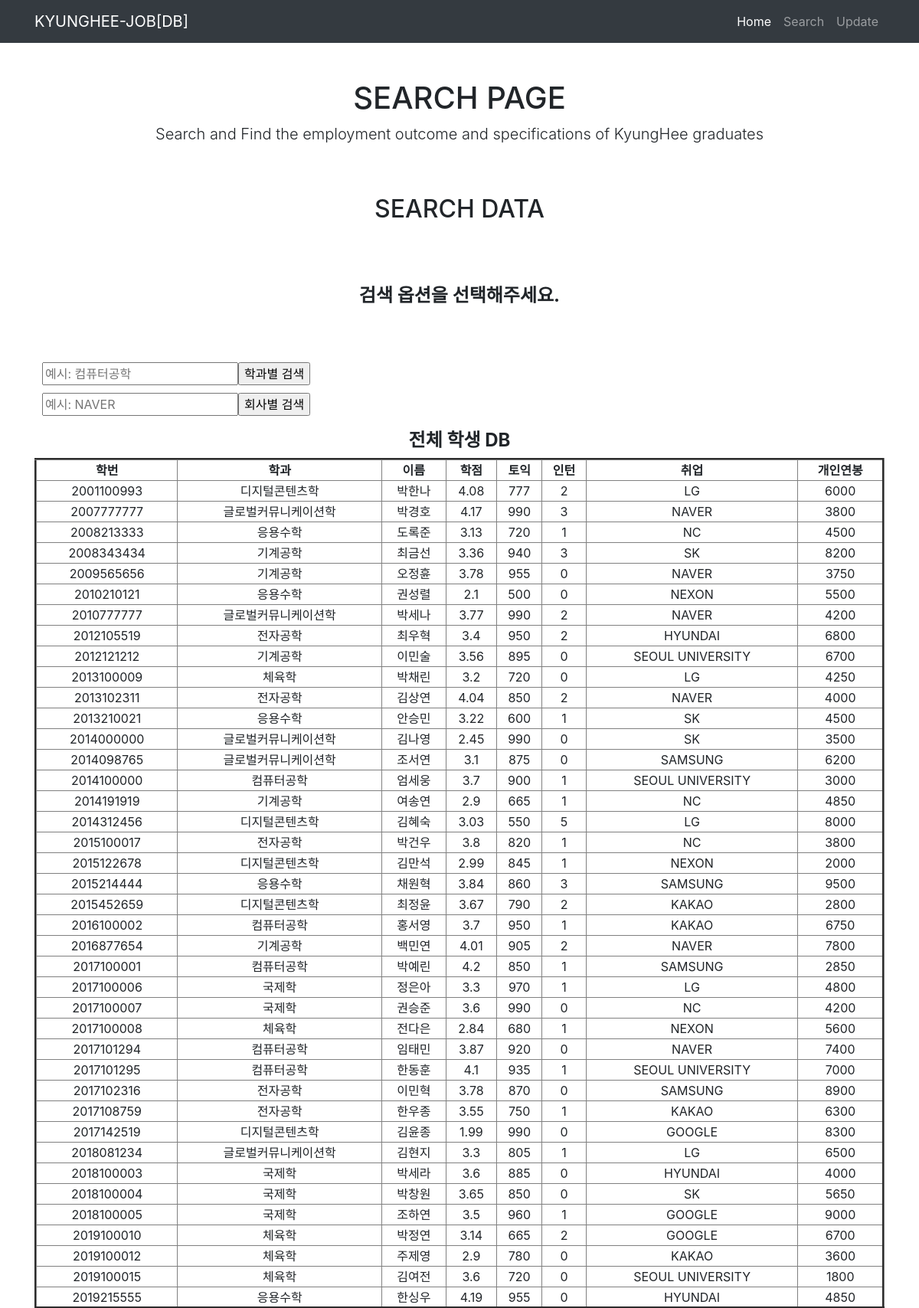
Screenshot of /search (upper part) with the database file from the repository.
### tables this page shows
CREATE TABLE "student" (
	"학번"	INTEGER NOT NULL UNIQUE,
	"전공"	TEXT NOT NULL,
	"이름"	TEXT NOT NULL,
	"학점"	REAL NOT NULL,
	"토익"	INTEGER,
	"인턴"	INTEGER,
	"회사"	TEXT NOT NULL,
	"개인연봉"	INTEGER,
	FOREIGN KEY("회사") REFERENCES "corp"("회사") on update cascade,
	FOREIGN KEY("전공") REFERENCES "major"("학과") on update cascade,
	PRIMARY KEY("학번")
);

### main.py (the view)
@app.route('/search')
def Search():
    info = dbdb.select_all()
    info2 = dbdb.select_all_corp()
    return render_template("search.html", DBdata = info, DBdata2 = info2)

### dbdb.py (called while the page is built)
def dbcon():
    return sqlite3.connect('myDB.db')

def select_all():
    ret = list()
    try:
        db = dbcon()
        Cursor = db.cursor()
        Cursor.execute("SELECT * FROM student")
        ret = Cursor.fetchall()
    except Exception as e:
        print('db select all error', e)
    finally:
        db.close()
        return ret

def select_all_corp():
    ret = list()
    try:
        db = dbcon()
        Cursor = db.cursor()
        Cursor.execute("SELECT c.회사, c.위치, c.평균연봉, (COUNT(c.회사)) FROM student s LEFT JOIN corp c ON s.회사 == c.회사 GROUP BY c.회사")
        ret = Cursor.fetchall()
    except Exception as e:
        print('db select all error', e)
    finally:
        db.close()
        return ret

### templates/search.html (shortened to what this page needs)
<!DOCTYPE html>
<html lang="en">
<head>
  <link href = "../static/css/bootstrap.css" rel = "stylesheet">
</head>
<body>
  <nav class="navbar navbar-expand-lg navbar-dark bg-dark static-top">
    <div class="container">
      <a class="navbar-brand" href="/">KYUNGHEE-JOB[DB]</a>
      <div class="collapse navbar-collapse" id="navbarResponsive">
        <ul class="navbar-nav ml-auto">
          <li class="nav-item active">
            <a class="nav-link" href="/">Home
            </a>
          </li>
          <li class="nav-item">
            <a class="nav-link" href="/search">Search</a>
          </li>
          <li class="nav-item">
            <a class="nav-link" href="/update">Update</a>
          </li>
        </ul>
      </div>
    </div>
  </nav>
  <div class="container">
    <div class="row">
      <div class="col-lg-12 text-center">
        <h1 class="mt-5">SEARCH PAGE</h1>
        <p class="lead">Search and Find the employment outcome and specifications of KyungHee graduates</p>
        <br>
        <br>
        <h2>SEARCH DATA</h2>
        <br>
        <h5 class ="mt-5">
          <h4><b>검색 옵션을 선택해주세요.</b></h4>
          <br>
          <br>
          <p>
            <form action = "/inputMajor" method = "POST" style = "margin:10px;">
              <div style = "float:left;">
                <input type = "text" id = "input_major" name = "input_major" placeholder = "예시: 컴퓨터공학"><br>
              </div>
              <div class = "button" style = "float:left;">
                <input type = "submit" value = "학과별 검색" onClick = "location.href='/inputMajor'">
              </div>
            </form>
          </p>
          <br>
          <p>
            <form action = "/inputCorp" method = "POST" style = "margin:10px;">
              <div style = "float:left;">
                <input type = "text" id = "input_Corp" name = "input_Corp" placeholder = "예시: NAVER"><br>
              </div>
              <div class = "button" style = "float:left;">
                <input type = "submit" value = "회사별 검색" onClick = "location.href='/inputCorp'">
              </div>
            </form>
          </p>
          <br>
          <br>
          <h4><b>전체 학생 DB</b></h4>
          <table valign = "top" border = "3" width = 100% margin = auto >
            <th>학번</th><th>학과</th><th>이름</th><th>학점</th><th>토익</th><th>인턴</th><th>취업</th><th>개인연봉</th>
            {% for row in DBdata %}
            <tr>
              <td>{{ row[0] }}</td><td>{{ row[1] }}</td><td>{{ row[2] }}</td><td>{{ row[3] }}</td>
              <td>{{ row[4] }}</td><td>{{ row[5] }}</td><td>{{ row[6] }}</td><td>{{ row[7] }}</td>
            <tr>
            {% endfor %}
          </table>
          <br>
          <br>
          <br>
          <br>
          <br>
          <br>
        </h5>
      </div>
    </div>
  </div>
</body>
</html>

### rows the page displays
student: 학번 "2001100993", 전공 "디지털콘텐츠학", 이름 "박한나", 학점 "4.08", 토익 "777", 인턴 "2", 회사 "LG", 개인연봉 "6000"
student: 학번 "2007777777", 전공 "글로벌커뮤니케이션학", 이름 "박경호", 학점 "4.17", 토익 "990", 인턴 "3", 회사 "NAVER", 개인연봉 "3800"
student: 학번 "2008213333", 전공 "응용수학", 이름 "도록준", 학점 "3.13", 토익 "720", 인턴 "1", 회사 "NC", 개인연봉 "4500"
student: 학번 "2008343434", 전공 "기계공학", 이름 "최금선", 학점 "3.36", 토익 "940", 인턴 "3", 회사 "SK", 개인연봉 "8200"
student: 학번 "2009565656", 전공 "기계공학", 이름 "오정휸", 학점 "3.78", 토익 "955", 인턴 "0", 회사 "NAVER", 개인연봉 "3750"
student: 학번 "2010210121", 전공 "응용수학", 이름 "권성렬", 학점 "2.1", 토익 "500", 인턴 "0", 회사 "NEXON", 개인연봉 "5500"
student: 학번 "2010777777", 전공 "글로벌커뮤니케이션학", 이름 "박세나", 학점 "3.77", 토익 "990", 인턴 "2", 회사 "NAVER", 개인연봉 "4200"
student: 학번 "2012105519", 전공 "전자공학", 이름 "최우혁", 학점 "3.4", 토익 "950", 인턴 "2", 회사 "HYUNDAI", 개인연봉 "6800"
student: 학번 "2012121212", 전공 "기계공학", 이름 "이민술", 학점 "3.56", 토익 "895", 인턴 "0", 회사 "SEOUL UNIVERSITY", 개인연봉 "6700"
student: 학번 "2013100009", 전공 "체육학", 이름 "박채린", 학점 "3.2", 토익 "720", 인턴 "0", 회사 "LG", 개인연봉 "4250"
student: 학번 "2013102311", 전공 "전자공학", 이름 "김상연", 학점 "4.04", 토익 "850", 인턴 "2", 회사 "NAVER", 개인연봉 "4000"
student: 학번 "2013210021", 전공 "응용수학", 이름 "안승민", 학점 "3.22", 토익 "600", 인턴 "1", 회사 "SK", 개인연봉 "4500"
student: 학번 "2014000000", 전공 "글로벌커뮤니케이션학", 이름 "김나영", 학점 "2.45", 토익 "990", 인턴 "0", 회사 "SK", 개인연봉 "3500"
student: 학번 "2014098765", 전공 "글로벌커뮤니케이션학", 이름 "조서연", 학점 "3.1", 토익 "875", 인턴 "0", 회사 "SAMSUNG", 개인연봉 "6200"
student: 학번 "2014100000", 전공 "컴퓨터공학", 이름 "엄세웅", 학점 "3.7", 토익 "900", 인턴 "1", 회사 "SEOUL UNIVERSITY", 개인연봉 "3000"
student: 학번 "2014191919", 전공 "기계공학", 이름 "여송연", 학점 "2.9", 토익 "665", 인턴 "1", 회사 "NC", 개인연봉 "4850"
student: 학번 "2014312456", 전공 "디지털콘텐츠학", 이름 "김혜숙", 학점 "3.03", 토익 "550", 인턴 "5", 회사 "LG", 개인연봉 "8000"
student: 학번 "2015100017", 전공 "전자공학", 이름 "박건우", 학점 "3.8", 토익 "820", 인턴 "1", 회사 "NC", 개인연봉 "3800"
student: 학번 "2015122678", 전공 "디지털콘텐츠학", 이름 "김만석", 학점 "2.99", 토익 "845", 인턴 "1", 회사 "NEXON", 개인연봉 "2000"
student: 학번 "2015214444", 전공 "응용수학", 이름 "채원혁", 학점 "3.84", 토익 "860", 인턴 "3", 회사 "SAMSUNG", 개인연봉 "9500"
student: 학번 "2015452659", 전공 "디지털콘텐츠학", 이름 "최정윤", 학점 "3.67", 토익 "790", 인턴 "2", 회사 "KAKAO", 개인연봉 "2800"
student: 학번 "2016100002", 전공 "컴퓨터공학", 이름 "홍서영", 학점 "3.7", 토익 "950", 인턴 "1", 회사 "KAKAO", 개인연봉 "6750"
student: 학번 "2016877654", 전공 "기계공학", 이름 "백민연", 학점 "4.01", 토익 "905", 인턴 "2", 회사 "NAVER", 개인연봉 "7800"
student: 학번 "2017100001", 전공 "컴퓨터공학", 이름 "박예린", 학점 "4.2", 토익 "850", 인턴 "1", 회사 "SAMSUNG", 개인연봉 "2850"
student: 학번 "2017100006", 전공 "국제학", 이름 "정은아", 학점 "3.3", 토익 "970", 인턴 "1", 회사 "LG", 개인연봉 "4800"
student: 학번 "2017100007", 전공 "국제학", 이름 "권승준", 학점 "3.6", 토익 "990", 인턴 "0", 회사 "NC", 개인연봉 "4200"
student: 학번 "2017100008", 전공 "체육학", 이름 "전다은", 학점 "2.84", 토익 "680", 인턴 "1", 회사 "NEXON", 개인연봉 "5600"
student: 학번 "2017101294", 전공 "컴퓨터공학", 이름 "임태민", 학점 "3.87", 토익 "920", 인턴 "0", 회사 "NAVER", 개인연봉 "7400"
student: 학번 "2017101295", 전공 "컴퓨터공학", 이름 "한동훈", 학점 "4.1", 토익 "935", 인턴 "1", 회사 "SEOUL UNIVERSITY", 개인연봉 "7000"
student: 학번 "2017102316", 전공 "전자공학", 이름 "이민혁", 학점 "3.78", 토익 "870", 인턴 "0", 회사 "SAMSUNG", 개인연봉 "8900"
student: 학번 "2017108759", 전공 "전자공학", 이름 "한우종", 학점 "3.55", 토익 "750", 인턴 "1", 회사 "KAKAO", 개인연봉 "6300"
student: 학번 "2017142519", 전공 "디지털콘텐츠학", 이름 "김윤종", 학점 "1.99", 토익 "990", 인턴 "0", 회사 "GOOGLE", 개인연봉 "8300"
student: 학번 "2018081234", 전공 "글로벌커뮤니케이션학", 이름 "김현지", 학점 "3.3", 토익 "805", 인턴 "1", 회사 "LG", 개인연봉 "6500"
student: 학번 "2018100003", 전공 "국제학", 이름 "박세라", 학점 "3.6", 토익 "885", 인턴 "0", 회사 "HYUNDAI", 개인연봉 "4000"
student: 학번 "2018100004", 전공 "국제학", 이름 "박창원", 학점 "3.65", 토익 "850", 인턴 "0", 회사 "SK", 개인연봉 "5650"
student: 학번 "2018100005", 전공 "국제학", 이름 "조하연", 학점 "3.5", 토익 "960", 인턴 "1", 회사 "GOOGLE", 개인연봉 "9000"
student: 학번 "2019100010", 전공 "체육학", 이름 "박정연", 학점 "3.14", 토익 "665", 인턴 "2", 회사 "GOOGLE", 개인연봉 "6700"
student: 학번 "2019100012", 전공 "체육학", 이름 "주제영", 학점 "2.9", 토익 "780", 인턴 "0", 회사 "KAKAO", 개인연봉 "3600"
student: 학번 "2019100015", 전공 "체육학", 이름 "김여전", 학점 "3.6", 토익 "720", 인턴 "0", 회사 "SEOUL UNIVERSITY", 개인연봉 "1800"
student: 학번 "2019215555", 전공 "응용수학", 이름 "한싱우", 학점 "4.19", 토익 "955", 인턴 "0", 회사 "HYUNDAI", 개인연봉 "4850"
